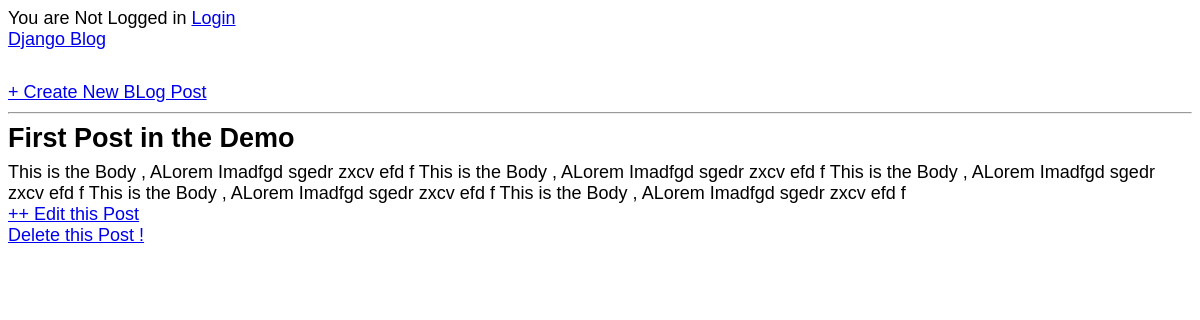
The app's page /post/1/ with its own data.
### blog/models.py (models this page shows, shortened)
class Post(models.Model) :
    title  = models.CharField(max_length=200)
    body = models.TextField()
    author = models.ForeignKey('auth.User' , on_delete=models.CASCADE)

### blog/views.py (the view)
# urls.py: path('post/<int:pk>/', BlogDetailView.as_view(), name="post_detail"),
class BlogDetailView(DetailView):
    model = Post
    template_name = 'post_detail.html'

### templates/post_detail.html (shortened to what this page needs)
<!DOCTYPE html>
{% extends 'base.html' %}
    {% block content %}
    <div class="post-entry">
      <h2>{{ post.title }}</h2>
      <p>{{ post.body }}</p>
      <a href="{% url 'post_update' post.id %}">
        ++ Edit this Post
      </a>
      <br>
      <a href="{% url 'post_delete' post.id %}">
        Delete this Post !
      </a>
    </div>
    {% endblock content %}

### static/css/base.css (style rules this page uses)
body { font-family: "Source Sans Pro", sans-serif; font-size: 18px; }
.post-entry { margin-bottom: 2rem; }
.post-entry h2 { margin: 0.5rem 0; }
.post-entry p { margin: 0; font-weight: 400; }

### records on screen
Post: title "First Post in the Demo", body "This is the Body , ALorem Imadfgd sgedr zxcv efd f This is the Body , ALorem Imadfgd sgedr zxcv efd f This is the Body , ALorem Imadfgd sgedr zxcv efd f This is the Body , ALorem Imadfgd sgedr zxcv efd f This is the Body , ALorem Imadfgd sgedr zxcv efd f"
